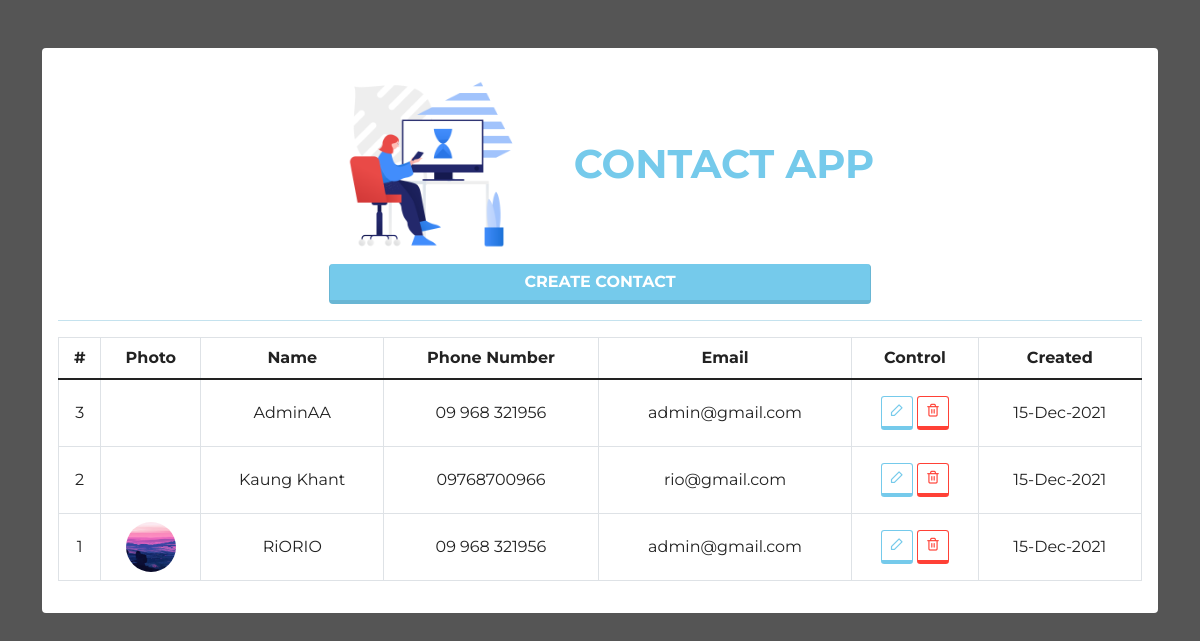
The page / on the database its author committed.
### tables this page shows
CREATE TABLE `contacts` (
  `id` int(11) NOT NULL,
  `name` varchar(255) NOT NULL,
  `email` text NOT NULL,
  `photo` text NOT NULL,
  `phoneNumber` varchar(255) NOT NULL,
  `created_at` timestamp NOT NULL DEFAULT current_timestamp()
);

### core/base.php (called while the page is built, shortened)
<?php
function conn(){
    return mysqli_connect('localhost', 'root', '' ,'contact');
}

### core/functions.php (called while the page is built, shortened)
<?php
function contacts(){
    $sql = "SELECT * FROM `contacts` ORDER BY id DESC";
    $query = mysqli_query(conn(),$sql);
    $rows = [];
    while ($row = mysqli_fetch_assoc($query)){
        array_push($rows, $row);
    }
    return $rows;
}

### index.php (the view, shortened to what this page needs)
<?php
    require_once 'core/base.php';
    require_once 'core/functions.php';
?>
<!doctype html>
<html lang="en">
<head>
    <link rel="stylesheet" href="css/bootstrap.min.css">
    <link rel="stylesheet" href="css/feather-icons-web/feather.css">
    <link rel="stylesheet" href="css/style.css">
</head>
<body class="bg-dark">
<section class="container">
    <div class="row">
        <div class="col-12">
            <div class="card border-0 my-5">
                <div class="card-body">
                    <div class="d-flex align-items-center justify-content-center">
                        <img src="img/forIndex.png" alt="" class="me-5" style="width: 200px">
                        <div class="my-3">
                            <h1 class="mb-0 fw-bold text-uppercase text-info">Contact App</h1>
                        </div>
                    </div>
                    <div class="text-center">
                        <a href="contact_add.php" class="btn btn-info d-inline-block w-50">create contact</a>
                    </div>
                    <hr class="text-primary">
                    <table class="table table-bordered table-responsive table-hover text-center" >
                        <thead>
                        <tr>
                            <th>#</th>
                            <th>Photo</th>
                            <th>Name</th>
                            <th>Phone Number</th>
                            <th>Email</th>
                            <th>Control</th>
                            <th>Created</th>
                        </tr>
                        </thead>
                        <tbody>
                        <?php foreach (contacts() as $item){ ?>
                            <tr>
                                <td class="align-middle"><?php echo $item['id']; ?></td>
                                <td class="align-middle"><div class="mx-auto"
                                    style=" width: 50px;
                                            background-image: url('store/<?php echo $item['photo']; ?>');
                                            height: 50px;
                                            border-radius: 50%;
                                            background-repeat: no-repeat;
                                            background-position: center;
                                            background-size: cover;
                                            "
                                    ></div></td>
                                <td class="align-middle"><?php echo $item['name']; ?></td>
                                <td class="align-middle" class="text-wrap"><?php echo $item['phoneNumber']; ?></td>
                                <td class="align-middle"><?php echo $item['email']; ?></td>
                                <td class="align-middle">
                                    <a href="edit.php?id=<?php echo $item['id'];?>" class="btn btn-outline-info btn-sm"><i class="feather-edit-2"></i></a>
                                    <a href="delete.php?id=<?php echo $item['id'];?>" onclick="return confirm('Are you sure to delete.');" class="btn btn-outline-danger btn-sm"><i class="feather-trash-2"></i></a>
                                </td>
                                <td class="text-wrap align-middle"><?php echo date("d-M-Y", strtotime($item['created_at'])); ?></td>
                            </tr>
                        <?php } ?>
                        </tbody>
                    </table>
                </div>
            </div>
        </div>
    </div>
</section>
</body>
</html>

### css/style.css (style rules this page uses)
* { font-family: 'Montserrat','Noto Sans Myanmar', sans-serif; }

### rows shown on the page
contacts: id "3", name "AdminAA", phoneNumber "09 968 321956", email "admin@gmail.com", created_at "15-Dec-2021"
contacts: id "2", name "Kaung Khant", phoneNumber "09768700966", email "rio@gmail.com", created_at "15-Dec-2021"
contacts: id "1", photo (picture), name "RiORIO", phoneNumber "09 968 321956", email "admin@gmail.com", created_at "15-Dec-2021"
